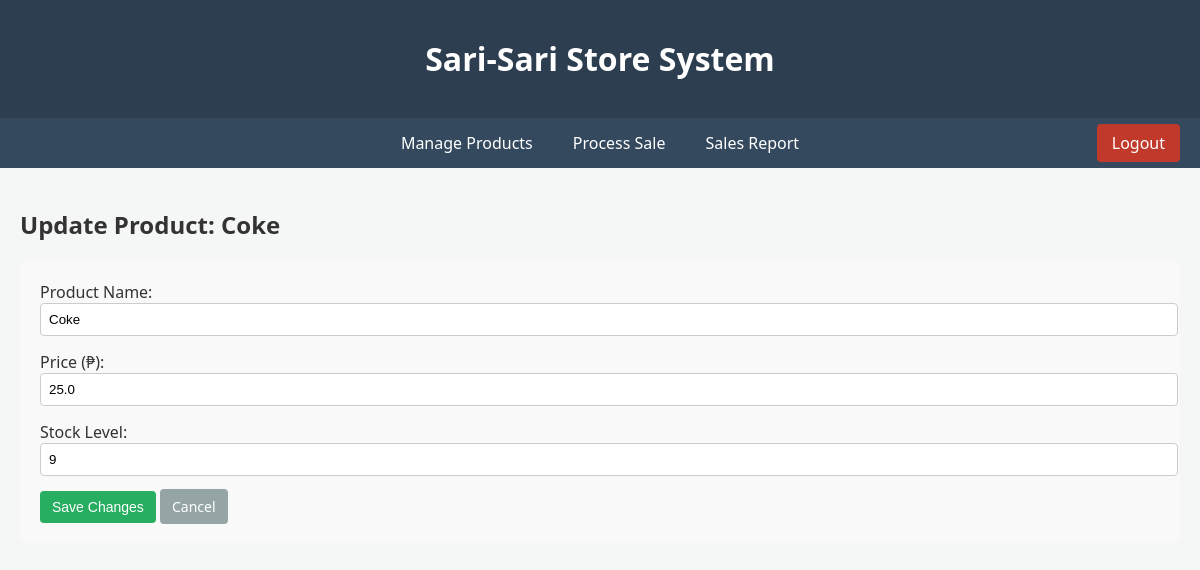
Page /edit_product/1 (signed in) on the committed database.
### tables this page shows
CREATE TABLE products
                   (
                       id
                       INTEGER
                       PRIMARY
                       KEY
                       AUTOINCREMENT,
                       name
                       TEXT
                       NOT
                       NULL,
                       price
                       REAL
                       NOT
                       NULL,
                       stock
                       INTEGER
                       NOT
                       NULL
                   );

### index/app.py (the view)
@app.route('/edit_product/<int:id>')
@login_required
def edit_product(id):
    conn = get_db_connection()
    product = conn.execute('SELECT * FROM products WHERE id = ?', (id,)).fetchone()
    conn.close()
    return render_template('edit_product.html', product=product)

### index/app.py (called while the page is built)
def login_required(f):
    @wraps(f)
    def decorated_function(*args, **kwargs):
        if 'logged_in' not in session:
            flash("Please log in first.")
            return redirect(url_for('login'))
        return f(*args, **kwargs)
    return decorated_function

def get_db_connection():
    conn = sqlite3.connect('../sarisari.db')
    conn.row_factory = sqlite3.Row  # Allows us to access columns by name
    return conn

### index/templates/edit_product.html
{% extends 'base.html' %}
{% block content %}
<h2>Update Product: {{ product.name }}</h2>
<div style="background: #f9f9f9; padding: 20px; border-radius: 5px;">
    <form action="{{ url_for('update_product', id=product.id) }}" method="POST">
        <div style="margin-bottom: 15px;">
            <label>Product Name:</label><br>
            <input type="text" name="name" value="{{ product.name }}" style="width: 100%;" required>
        </div>
        <div style="margin-bottom: 15px;">
            <label>Price (₱):</label><br>
            <input type="number" step="0.01" name="price" value="{{ product.price }}" style="width: 100%;" required>
        </div>
        <div style="margin-bottom: 15px;">
            <label>Stock Level:</label><br>
            <input type="number" name="stock" value="{{ product.stock }}" style="width: 100%;" required>
        </div>
        <button type="submit" class="btn btn-green">Save Changes</button>
        <a href="{{ url_for('products') }}" class="btn" style="background-color: #95a5a6;">Cancel</a>
    </form>
</div>
{% endblock %}

### index/templates/base.html (style rules this page uses)
body { font-family: 'Segoe UI', Tahoma, Geneva, Verdana, sans-serif; background-color: #f4f7f6; margin: 0; padding: 0; color: #333; }
body { adding: 0; margin: 0; }
.btn { padding: 8px 12px; border: none; border-radius: 4px; cursor: pointer; color: white; text-decoration: none; font-size: 14px; }
.btn-green { background-color: #27ae60; }
input[type="text"], input[type="number"] { padding: 8px; border: 1px solid #ccc; border-radius: 4px; }

### rows in the picture
products: name "Coke", price "25.0", stock "9"
